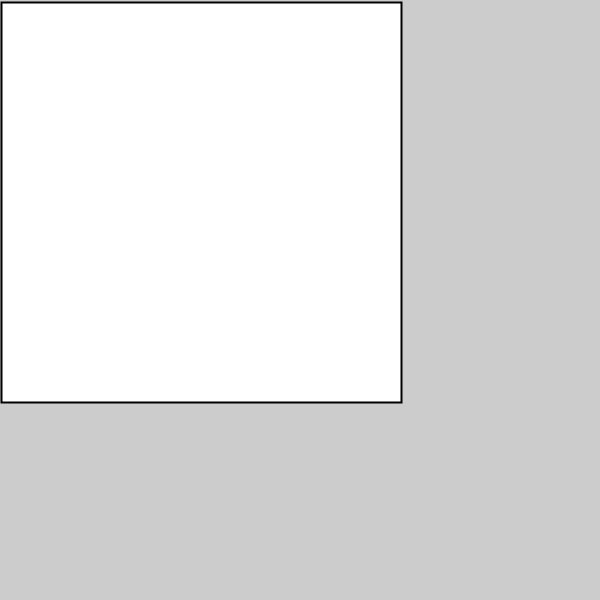
Frame 1 (no input)
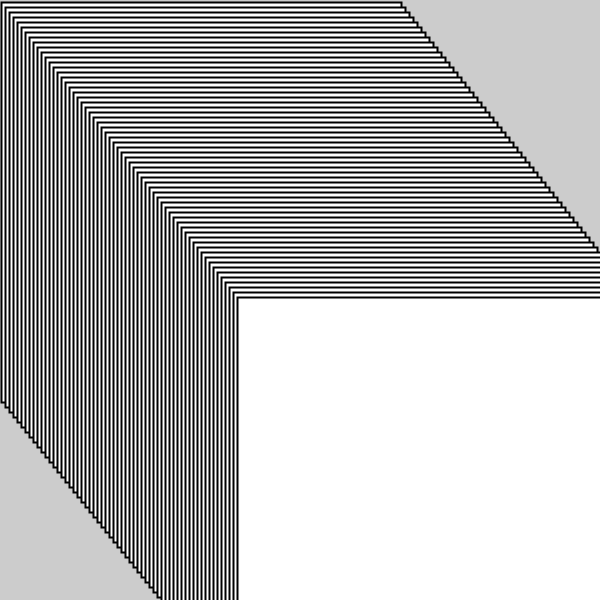
Frame 60 (the mouse pressed at the canvas centre just before this capture)
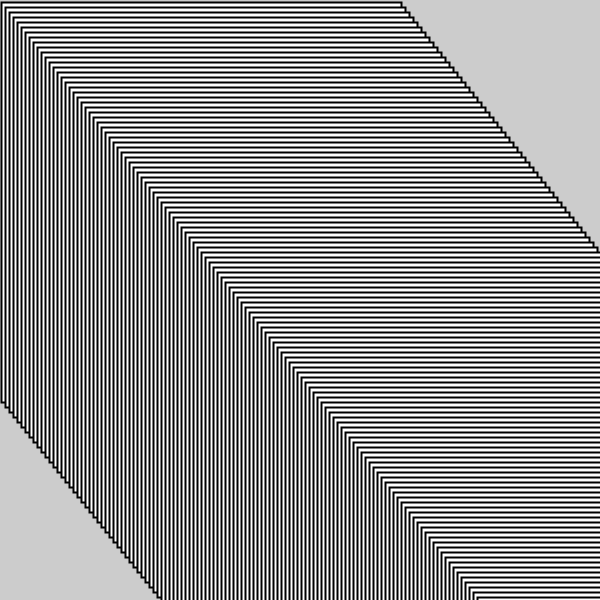
Frame 120 (the mouse held since frame 60 and released just before this capture)

The Processing sketch that drew these frames (run headless with seeded random() and noise(); from frame 60 on, the mouse is pressed at the canvas centre):

// Processing sketch: transforms_and_filters_exercise
// ── transforms_and_filters_exercise.pde
// create a vector variable to store position and velocity
PVector position, velocity;
PVector scaleShape, scaleSpeed;

void setup () {
  size(600, 600);
  // initialise vector variable position, velocity
  position = new PVector(0, 0);
  velocity = new PVector(1, 2); // 1 along x-axis, 2 along y-axis
  scaleShape = new PVector(2.0, 2.0); // scale x-axis by 2(200%), sclae y-axis by 2(200%)
  scaleSpeed = new PVector(3, 3);

}

void draw () {
  // to be able to move the shape, add to the velocity of the position of every frame
  position.add(velocity);  
  translate(position.x, position.y);
  // to scale shape uniformly
  scale(scaleShape.x, scaleShape.y);
  // animate scale variable(scale is done faster)
  position.add(scaleSpeed);
  rect(0, 0, 200, 200);
  
}
